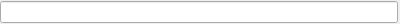
<?xml version="1.0" encoding="UTF-8"?>
<ui version="4.0">
 <class>ObjectSelect</class>
 <widget class="PropertyEdit" name="ObjectSelect">
  <property name="geometry">
   <rect>
    <x>0</x>
    <y>0</y>
    <width>400</width>
    <height>22</height>
   </rect>
  </property>
  <property name="windowTitle">
   <string notr="true">Form</string>
  </property>
  <layout class="QHBoxLayout" name="horizontalLayout">
   <property name="spacing">
    <number>2</number>
   </property>
   <property name="leftMargin">
    <number>0</number>
   </property>
   <property name="topMargin">
    <number>1</number>
   </property>
   <property name="rightMargin">
    <number>2</number>
   </property>
   <property name="bottomMargin">
    <number>1</number>
   </property>
   <item>
    <widget class="LineEdit" name="lineEdit">
     <property name="readOnly">
      <bool>true</bool>
     </property>
    </widget>
   </item>
  </layout>
 </widget>
 <customwidgets>
  <customwidget>
   <class>PropertyEdit</class>
   <extends>QWidget</extends>
   <header>editor/propertyedit.h</header>
   <container>1</container>
  </customwidget>
  <customwidget>
   <class>LineEdit</class>
   <extends>QLineEdit</extends>
   <header>objectselect.h</header>
  </customwidget>
 </customwidgets>
 <resources/>
 <connections/>
</ui>
